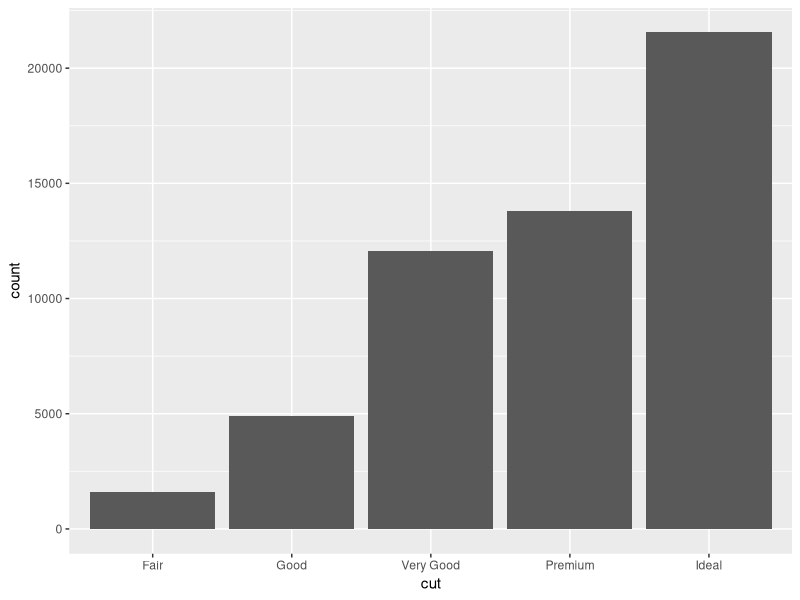
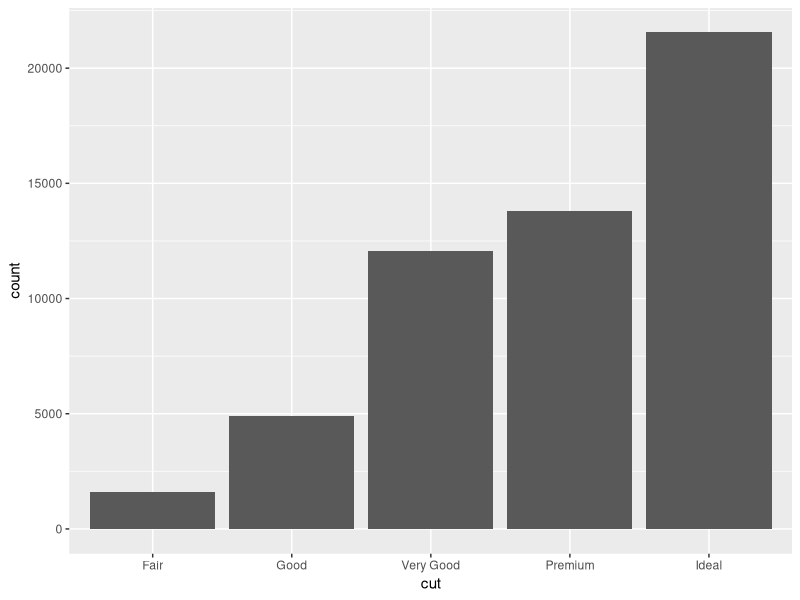
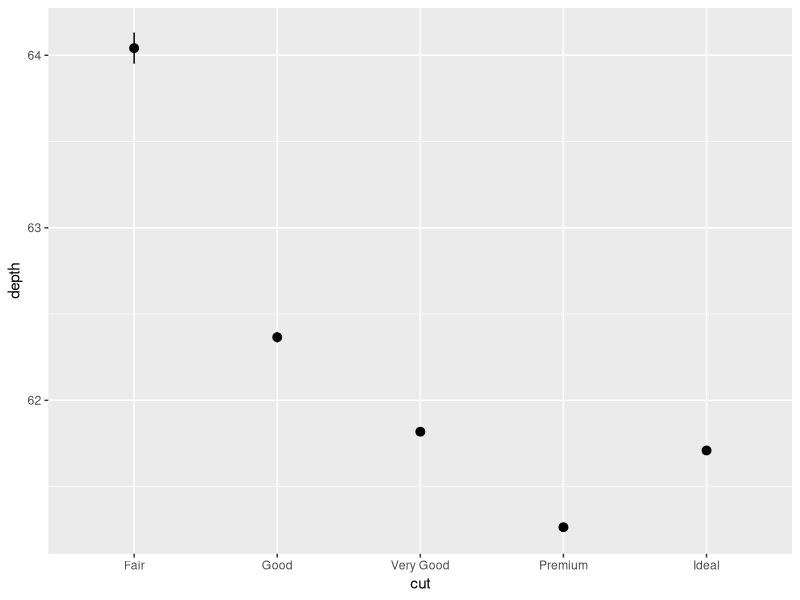
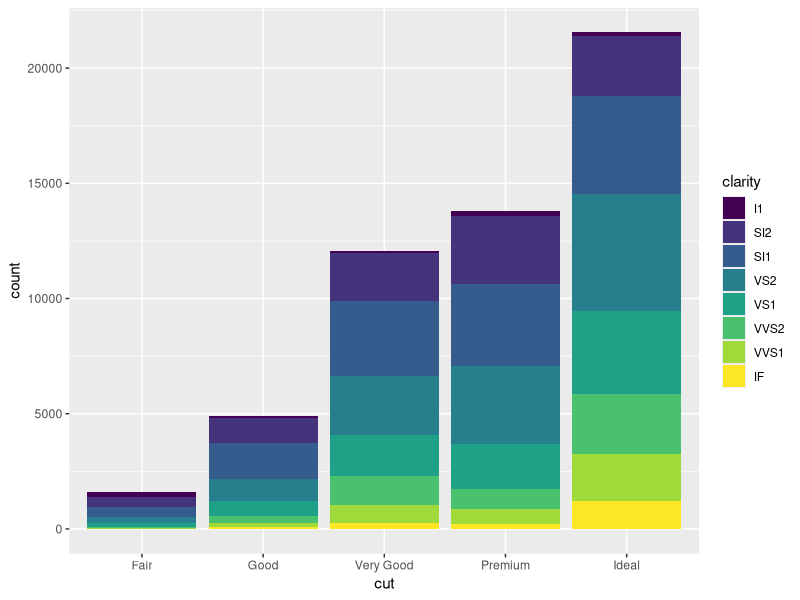
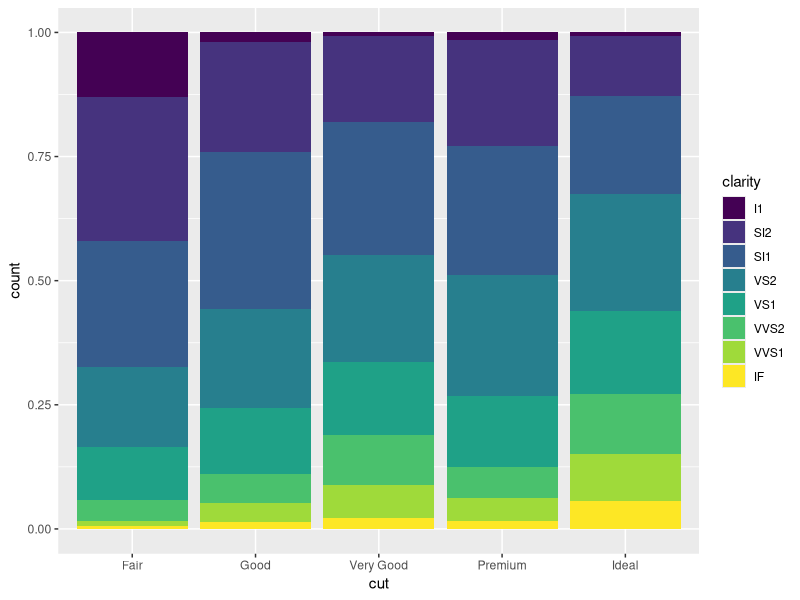
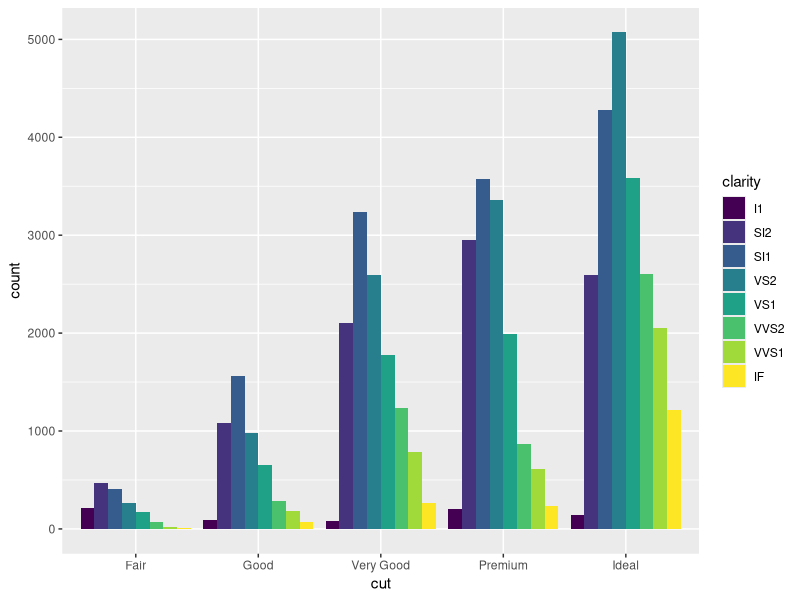
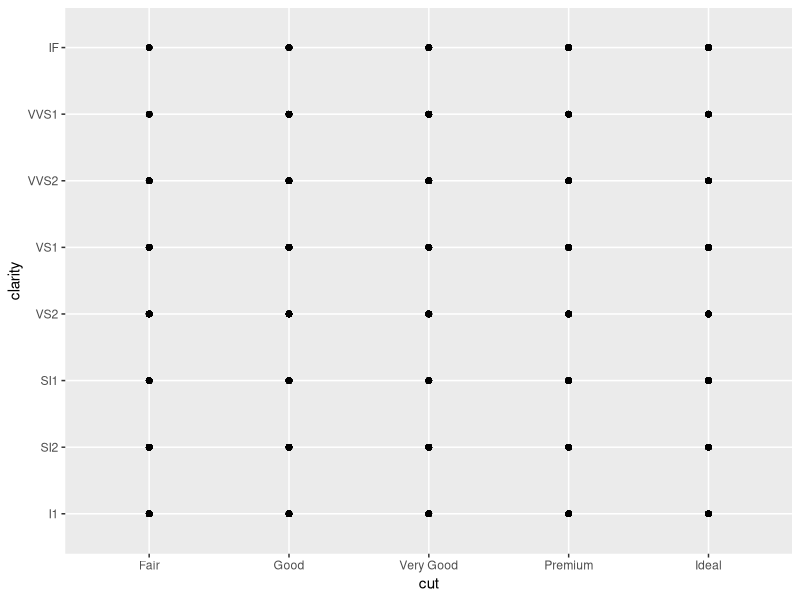
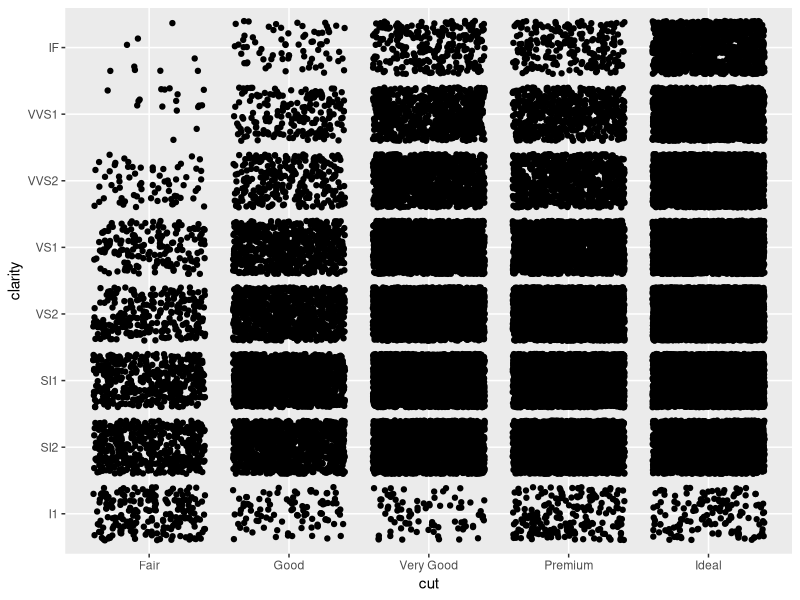

Here is the R script that generated these plots, in order:
# Exercise 2: More ggplot2 Grammar

# Install and load `ggplot2`
# install.packages("ggplot2") # if needed
library(ggplot2)
library(dplyr)

# For this exercise you will again be working with the `diamonds` data set.
# Use `?diamonds` to review details about this data set


## Statistical Transformations

# Draw a bar chart of the diamonds data, organized by cut
# The height of each bar is based on the "count" (number) of diamonds with that cut
ggplot(data = diamonds) +
    geom_bar(mapping = aes(x = cut))

# Use the `stat_count` to apply the statistical transformation "count" to the diamonds
# by cut. You do not need a separate geometry layer!
ggplot(data = diamonds) +
    stat_count(mapping = aes(x = cut))


# Use the `stat_summary` function to draw a chart with a summary layer.
# Map the x-position to diamond `cut`, and the y-position to diamond `depth`
# Bonus: use `min` as the function ymin, `max` as the function ymax, and `median` as the function y
ggplot(data = diamonds) +
    stat_summary(mapping = aes(x = cut, y = depth))


## Position Adjustments

# Draw a bar chart of diamond data organized by cut, with each bar filled by clarity.
# You should see a _stacked_ bar chart.
ggplot(data = diamonds) +
    geom_bar(mapping = aes(x = cut, fill = clarity))

# Draw the same chart again, but with each element positioned to "fill" the y axis
ggplot(data = diamonds) +
    geom_bar(mapping = aes(x = cut, fill = clarity), position = 'fill')

# Draw the same chart again, but with each element positioned to "dodge" each other
ggplot(data = diamonds) +
    geom_bar(mapping = aes(x = cut, fill = clarity), position = 'dodge')

# Draw a plot with point geometry with the x-position mapped to `cut` and the y-position mapped to `clarity`
# This creates a "grid" grouping the points
ggplot(data = diamonds) +
    geom_point(mapping = aes(x = cut, y = clarity))


# Use the "jitter" position adjustment to keep the points from all overlapping!
# (This works a little better with a sample of diamond data, such as from the previous exercise).
ggplot(data = diamonds) +
    geom_point(mapping = aes(x = cut, y = clarity), position = 'jitter')


## Scales

# Draw a "boxplot" (with `geom_boxplot()`) for the diamond's price (y) by color (x)
ggplot(data = diamonds) +
    geom_boxplot(mapping = aes(x = color, y = price))

# This has a lot of outliers, making it harder to read. To fix this, draw the same plot but
# with a _logarithmic_ scale for the y axis.
ggplot(data = diamonds) +
    geom_boxplot(mapping = aes(x = color, y = price)) +
    scale_y_log10()

# For another version, draw the same plot but with `violin` geometry instead of `boxplot` geometry!
# How does the logarithmic scale change the data presentation?
ggplot(data = diamonds) +
    geom_violin(mapping = aes(x = color, y = price)) +
    scale_y_log10()

# Another interesting plot: draw a plot of the diamonds price (y) by carat (x), using a heatmap of 2d bins
# (geom_bin2d)
# What happens when you make the x and y channels scale logarithmically?
ggplot(data = diamonds) +
    geom_tile(mapping = aes(x = carat, y = price)) +
    scale_y_log10()


# Draw a scatter plot for the diamonds  price (y) by carat (x). Color each point by the clarity
# (Remember, this will take a while. Use a sample of the diamonds for faster results)


# Change the color of the previous plot using a ColorBrewer scale of your choice. What looks nice?



## Coordinate Systems

# Draw a bar chart with x-position and fill color BOTH mapped to cut
# For best results, SET the `width` of the geometry to be 1 (fill plot, no space between)
# You can save this to a variable for easier modifications


# Draw the same chart, but with the coordinate system flipped


# Draw the same chart, but in a polar coordinate system. Now you have a Coxcomb chart!



## Facets

# Take the scatter plot of price by carat data (colored by clarity) and add _facets_ based on
# the diamond's `color`



## Saving Plots

# Use the `ggsave()` function to save one of your plots (the most recent one generated) to disk.
# Name the output file "my-plot.png".
# Make sure you've set the working directory!!
